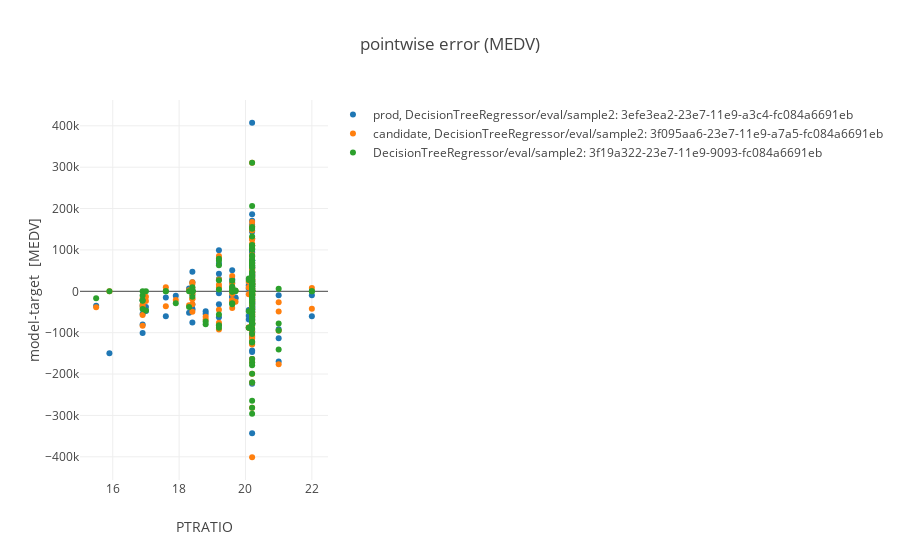

Source (notebook cell):
### Markdown cell above
#### Plot error vs input variable

### Code cell
plot.scatter_model_error(ml_repo, ml_repo.tree.models.DecisionTreeRegressor.model(), ml_repo.tree.test_data.sample2(), 'PTRATIO')

### Figure 1 — Plotly figure (JSON) as saved in the notebook; plotly's stock layout.template omitted (floating-point values rounded to 4 significant figures; data arrays with more than 128 entries replaced by an {"elided": "..."} marker saying what was removed)
{"data": [{"mode": "markers", "name": "prod, DecisionTreeRegressor/eval/sample2: 3efe3ea2-23e7-11e9-a3c4-fc084a6691eb", "text": "sample2:last<br>DecisionTreeRegressor/model:3efda2dc-23e7-11e9-ac02-fc084a6691eb<br>", "type": "scatter", "x": {"elided": "188 float values"}, "y": {"elided": "188 float values"}}, {"mode": "markers", "name": "candidate, DecisionTreeRegressor/eval/sample2: 3f095aa6-23e7-11e9-a7a5-fc084a6691eb", "text": "sample2:last<br>DecisionTreeRegressor/model:3f08e5c6-23e7-11e9-9906-fc084a6691eb<br>", "type": "scatter", "x": {"elided": "188 float values"}, "y": {"elided": "188 float values"}}, {"mode": "markers", "name": "DecisionTreeRegressor/eval/sample2: 3f19a322-23e7-11e9-9093-fc084a6691eb", "text": "sample2:last<br>DecisionTreeRegressor/model:3f189262-23e7-11e9-b49c-fc084a6691eb<br>", "type": "scatter", "x": {"elided": "188 float values"}, "y": {"elided": "188 float values"}}], "layout": {"title": "pointwise error (MEDV)", "xaxis": {"title": "PTRATIO"}, "yaxis": {"title": "model-target  [MEDV]"}}}
